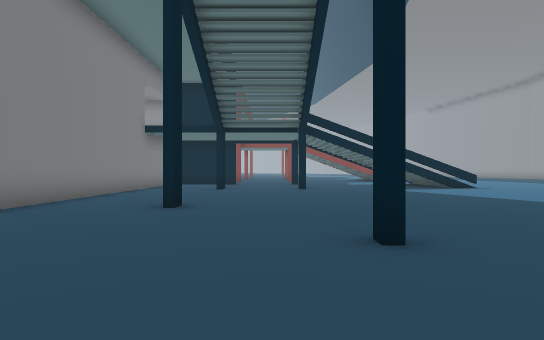
[1] (above)

22 first-person views from a walk through a Unity game level. The camera is 1.3 m above the floor, looks level and sees 75° across. The floor is counted in squares, 2 m on a side. Each view is taken from the middle of a square. On the plan, view 1 faces up. The plan holds only what a view shows up to about 10 squares ahead; the rest is blank. The place goes on beyond the plan.

[2]
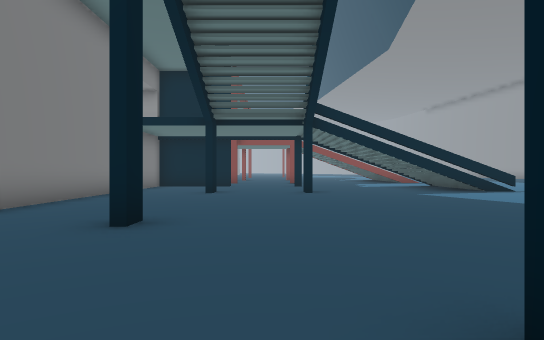

[3]
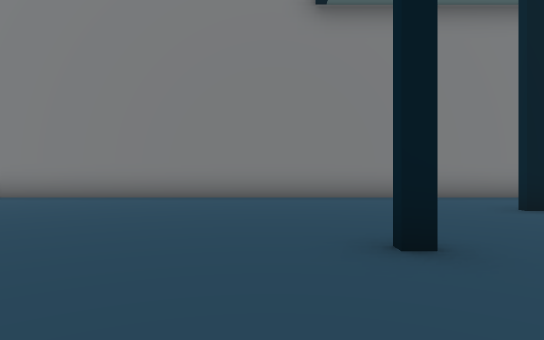

[4]
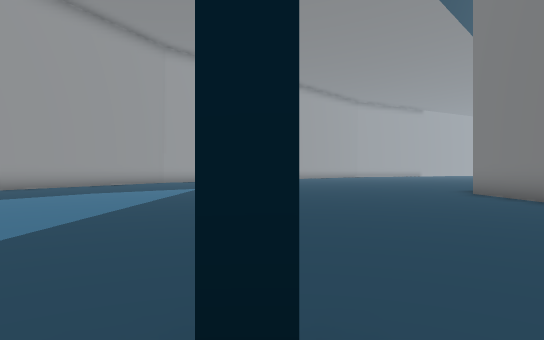

[5]
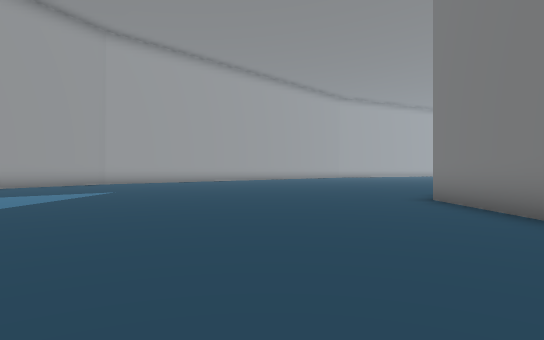

[6]
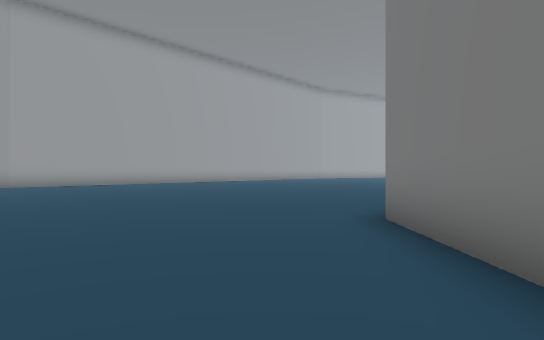

[7]
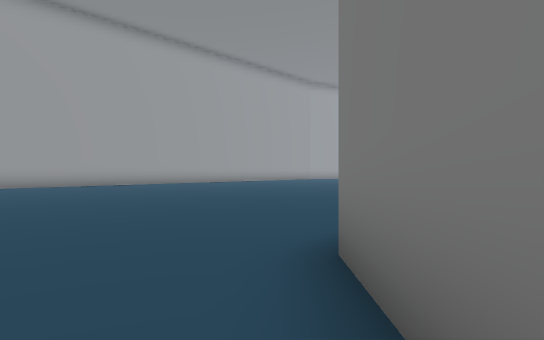

[8]
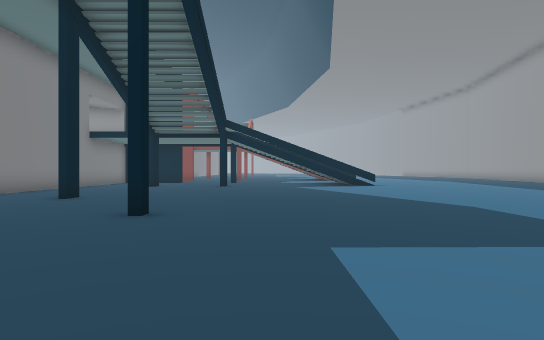

[9]
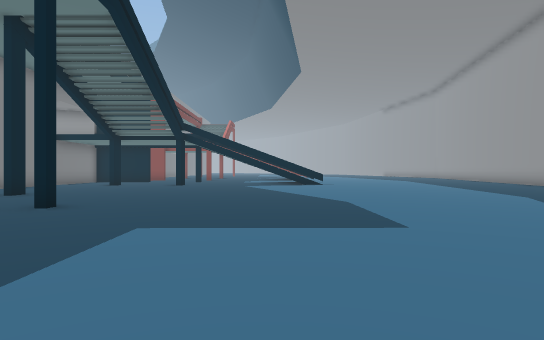

[10]
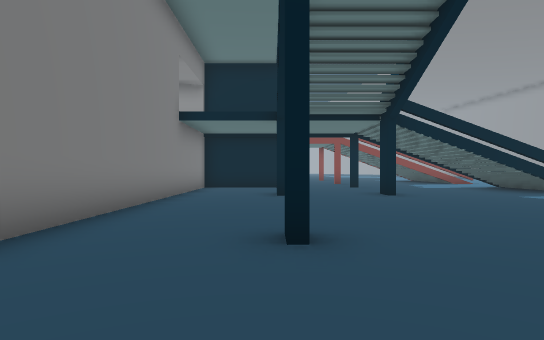

[11]
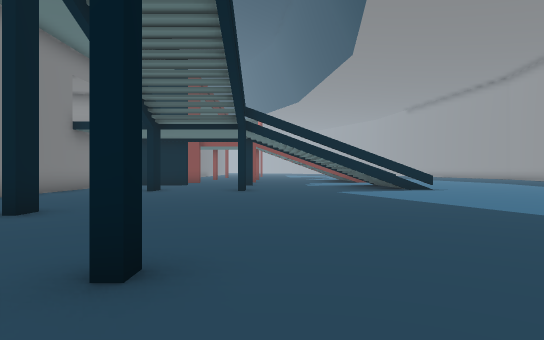

[12]
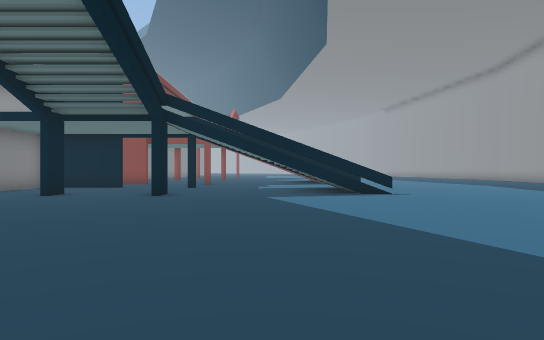

[13]
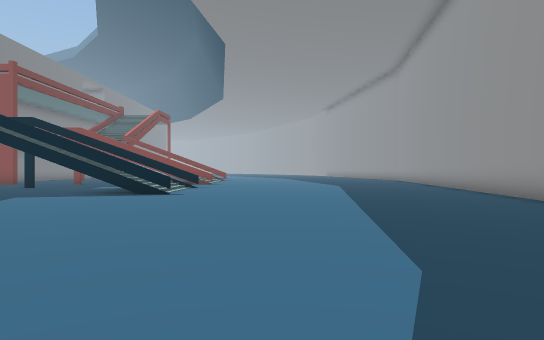

[14]
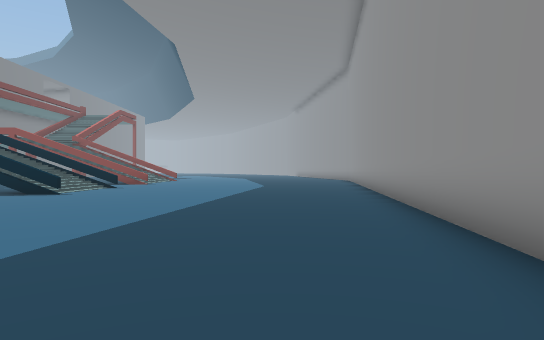

[15]
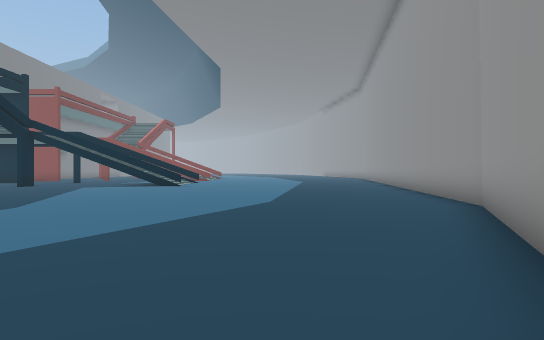

[16]
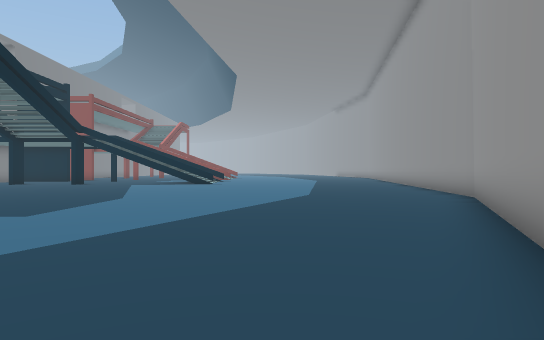

[17]
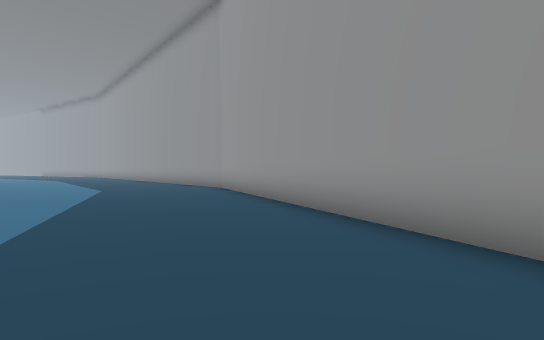

[18]
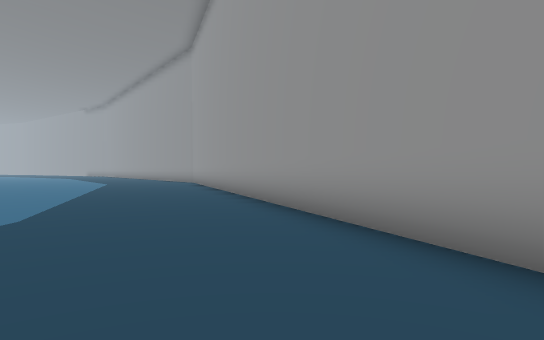

[19]
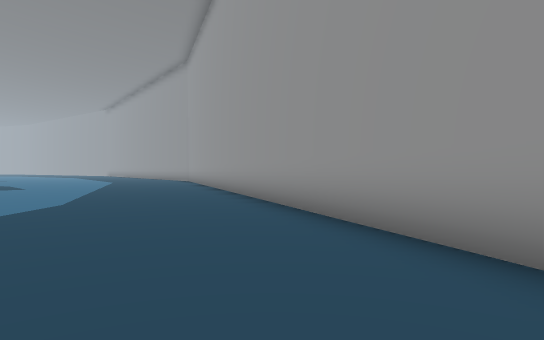

[20]
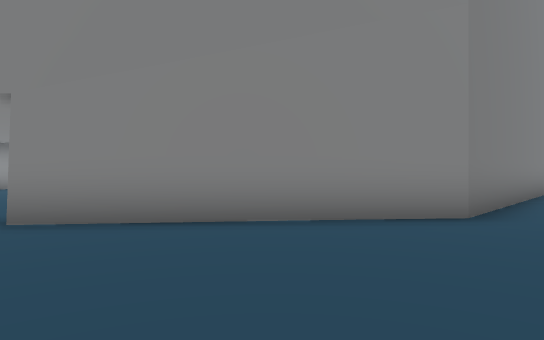

[21]
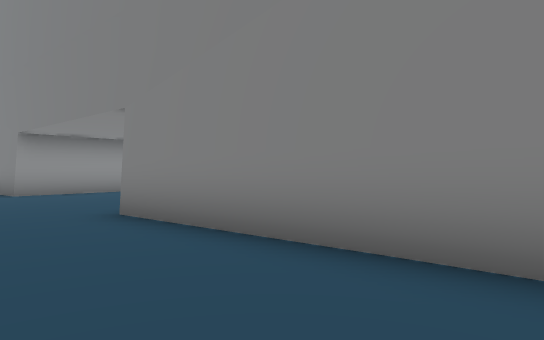

[22]
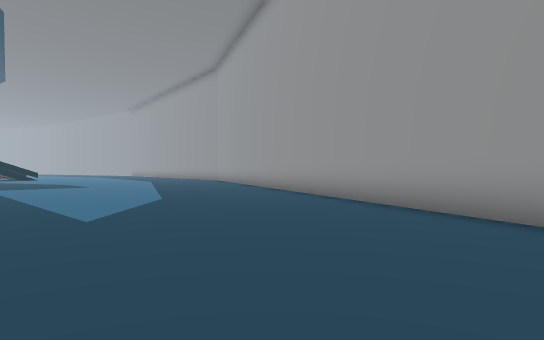

### Floor plan
Points are (right, up) in squares from view 1. A wall is a line through its corners. A room is listed if a view was taken in it or the views show most of it. See-through windows are left out.
Room 1 (views 1, 2, 3, 4, 5, 6, 7, 8, 9, 10, 11, 12, 13, 14, 15, 16, 17, 18, 19, 20, 21, 22)
walls: (-1.7, 6.6) (-1.7, 6); (14.8, 4.3) (16, 13.1); (1, 11.9) (1, 12.8); (7.2, 12.5) (4.1, 12.5); (1.1, 12.8) (1.1, 12); (-1.7, 12.8) (-1.7, 11.9); (6.8, -12.7) (14.8, 4.4); (-4.5, 12.9) (-4.5, -5.7) (-8.4, -10.3)
ways out: opening at (-9.7, -12)

Positions as (right, up) in squares from view 1, and headings:
1: (0, 0), facing up
2: (0, 2), facing up
3: (4, 2), facing left
4: (1, 4), facing down
5: (-1, 2), facing down
6: (-3, -1), facing down
7: (-4, -3), facing down
8: (3, -2), facing up
9: (5, -3), facing up
10: (-2, 3), facing up
11: (2, 1), facing up
12: (4, 3), facing up
13: (10, 3), facing up
14: (13, 3), facing up
15: (11, -2), facing up
16: (10, -4), facing up
17: (7, -6), facing up-right
18: (5, -11), facing up-right
19: (4, -13), facing up-right
20: (-3, -11), facing up-left
21: (-3, -8), facing left
22: (2, -13), facing up-right
